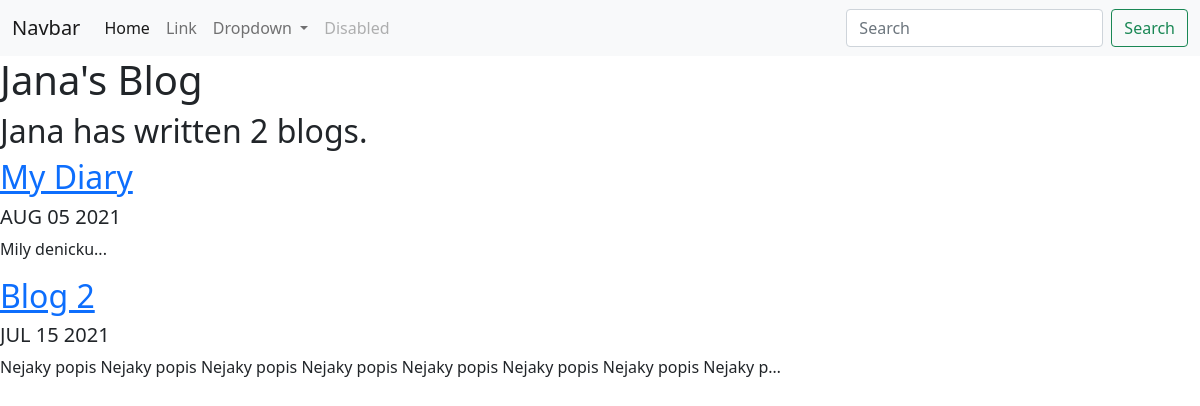
Screenshot of /blog/ with the database file from the repository.
### blog/models.py (models this page shows, shortened)
class Blog(models.Model):
    title = models.CharField(max_length=200)
    date = models.DateField()
    description = models.TextField()

### blog/views.py (the view)
# urls.py: path('', views.all_blogs, name='all_blogs'),
def all_blogs(request):
    blogs = Blog.objects.order_by('-date')
    return render(request, 'blog/all_blogs.html', {'blogs': blogs})

### blog/templates/blog/all_blogs.html (shortened to what this page needs)
{% extends 'portfolio/base.html' %}
{% block content %}
<!DOCTYPE html>
<html lang="en">
<head>
</head>
<body>
<h1>Jana's Blog</h1>
<h2>Jana has written {{ blogs.count }} blog{{ blogs.count|pluralize }}.</h2>
{% for blog in blogs %}
    <a href="{% url 'blog:detail' blog.id %}"><h2>{{ blog.title }}</h2></a>
    <h5>{{ blog.date|date:'M d Y'|upper }}</h5>
    <p>{{ blog.description|striptags|truncatechars:100 }}</p>
{% endfor %}
</body>
</html>
{% endblock %}

### rows the page displays
Blog: title "My Diary", date "AUG 05 2021", description "Mily denicku..."
Blog: title "Blog 2", date "JUL 15 2021", description "Nejaky popis Nejaky popis Nejaky popis Nejaky popis Nejaky popis Nejaky popis Nejaky popis Nejaky p…"

### other values shown
{{ blogs.count }} "2"
